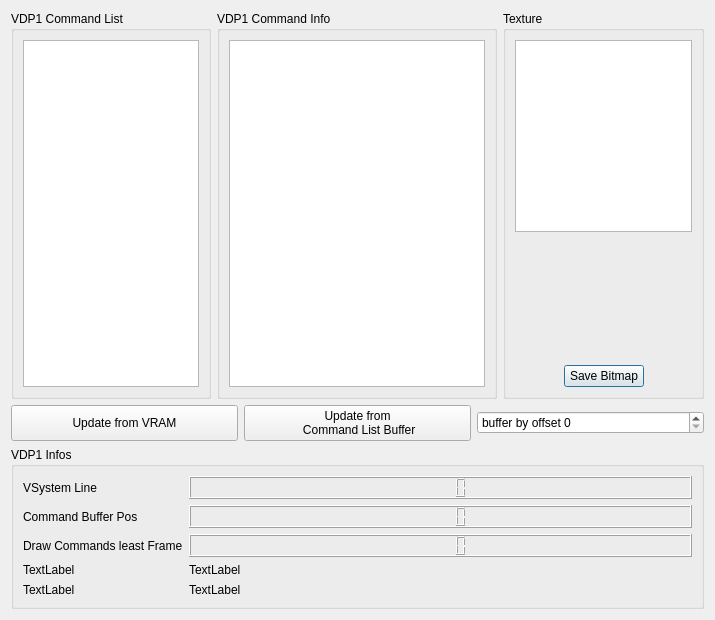
<?xml version="1.0" encoding="UTF-8"?>
<ui version="4.0">
 <class>UIDebugVDP1</class>
 <widget class="QDialog" name="UIDebugVDP1">
  <property name="geometry">
   <rect>
    <x>0</x>
    <y>0</y>
    <width>715</width>
    <height>620</height>
   </rect>
  </property>
  <property name="windowTitle">
   <string>Debug VDP1</string>
  </property>
  <property name="autoFillBackground">
   <bool>false</bool>
  </property>
  <layout class="QVBoxLayout" name="verticalLayout_12">
   <item>
    <layout class="QHBoxLayout" name="horizontalLayout_6">
     <item>
      <widget class="QGroupBox" name="gbCommandList">
       <property name="title">
        <string>VDP1 Command List</string>
       </property>
       <layout class="QVBoxLayout" name="verticalLayout_10">
        <item>
         <widget class="QListWidget" name="lwCommandList"/>
        </item>
       </layout>
      </widget>
     </item>
     <item>
      <widget class="QGroupBox" name="gbCommandInfo">
       <property name="title">
        <string>VDP1 Command Info</string>
       </property>
       <layout class="QVBoxLayout" name="verticalLayout_11">
        <item>
         <widget class="QPlainTextEdit" name="pteCommandInfo">
          <property name="sizePolicy">
           <sizepolicy hsizetype="MinimumExpanding" vsizetype="Expanding">
            <horstretch>0</horstretch>
            <verstretch>0</verstretch>
           </sizepolicy>
          </property>
          <property name="readOnly">
           <bool>true</bool>
          </property>
         </widget>
        </item>
       </layout>
      </widget>
     </item>
     <item>
      <layout class="QVBoxLayout" name="verticalLayout_9">
       <item>
        <widget class="QGroupBox" name="gbTexture">
         <property name="sizePolicy">
          <sizepolicy hsizetype="Preferred" vsizetype="Preferred">
           <horstretch>0</horstretch>
           <verstretch>0</verstretch>
          </sizepolicy>
         </property>
         <property name="title">
          <string>Texture</string>
         </property>
         <layout class="QVBoxLayout" name="verticalLayout_5">
          <item>
           <widget class="QGraphicsView" name="gvTexture">
            <property name="sizePolicy">
             <sizepolicy hsizetype="Expanding" vsizetype="Expanding">
              <horstretch>0</horstretch>
              <verstretch>0</verstretch>
             </sizepolicy>
            </property>
            <property name="sizeIncrement">
             <size>
              <width>0</width>
              <height>0</height>
             </size>
            </property>
           </widget>
          </item>
          <item>
           <spacer name="verticalSpacer">
            <property name="orientation">
             <enum>Qt::Vertical</enum>
            </property>
            <property name="sizeHint" stdset="0">
             <size>
              <width>20</width>
              <height>40</height>
             </size>
            </property>
           </spacer>
          </item>
          <item>
           <layout class="QHBoxLayout" name="horizontalLayout_2">
            <item>
             <spacer name="horizontalSpacer">
              <property name="orientation">
               <enum>Qt::Horizontal</enum>
              </property>
              <property name="sizeHint" stdset="0">
               <size>
                <width>40</width>
                <height>20</height>
               </size>
              </property>
             </spacer>
            </item>
            <item>
             <widget class="QPushButton" name="pbSaveBitmap">
              <property name="text">
               <string>Save Bitmap</string>
              </property>
             </widget>
            </item>
            <item>
             <spacer name="horizontalSpacer_2">
              <property name="orientation">
               <enum>Qt::Horizontal</enum>
              </property>
              <property name="sizeHint" stdset="0">
               <size>
                <width>40</width>
                <height>20</height>
               </size>
              </property>
             </spacer>
            </item>
           </layout>
          </item>
         </layout>
        </widget>
       </item>
      </layout>
     </item>
    </layout>
   </item>
   <item>
    <layout class="QHBoxLayout" name="horizontalLayout_7">
     <property name="sizeConstraint">
      <enum>QLayout::SetMinimumSize</enum>
     </property>
     <item>
      <widget class="QPushButton" name="dbbButtons">
       <property name="sizePolicy">
        <sizepolicy hsizetype="Minimum" vsizetype="Minimum">
         <horstretch>0</horstretch>
         <verstretch>0</verstretch>
        </sizepolicy>
       </property>
       <property name="layoutDirection">
        <enum>Qt::RightToLeft</enum>
       </property>
       <property name="text">
        <string>Update from VRAM</string>
       </property>
      </widget>
     </item>
     <item>
      <widget class="QPushButton" name="bFromCommandListBuffer">
       <property name="sizePolicy">
        <sizepolicy hsizetype="Minimum" vsizetype="Minimum">
         <horstretch>0</horstretch>
         <verstretch>0</verstretch>
        </sizepolicy>
       </property>
       <property name="layoutDirection">
        <enum>Qt::RightToLeft</enum>
       </property>
       <property name="text">
        <string>Update from
 Command List Buffer</string>
       </property>
      </widget>
     </item>
     <item>
      <widget class="QSpinBox" name="sbCommandListOffset">
       <property name="suffix">
        <string/>
       </property>
       <property name="prefix">
        <string>buffer by offset </string>
       </property>
       <property name="maximum">
        <number>2000</number>
       </property>
      </widget>
     </item>
    </layout>
   </item>
   <item>
    <widget class="QGroupBox" name="gridGroupBox">
     <property name="enabled">
      <bool>true</bool>
     </property>
     <property name="autoFillBackground">
      <bool>true</bool>
     </property>
     <property name="title">
      <string>VDP1 Infos</string>
     </property>
     <property name="flat">
      <bool>false</bool>
     </property>
     <layout class="QFormLayout" name="_2">
      <property name="sizeConstraint">
       <enum>QLayout::SetNoConstraint</enum>
      </property>
      <property name="fieldGrowthPolicy">
       <enum>QFormLayout::AllNonFixedFieldsGrow</enum>
      </property>
      <property name="rowWrapPolicy">
       <enum>QFormLayout::DontWrapRows</enum>
      </property>
      <item row="0" column="0">
       <widget class="QLabel" name="label">
        <property name="text">
         <string>VSystem Line</string>
        </property>
       </widget>
      </item>
      <item row="0" column="1">
       <widget class="QLCDNumber" name="lcdNVLine">
        <property name="font">
         <font>
          <family>MS Shell Dlg 2</family>
          <pointsize>8</pointsize>
         </font>
        </property>
        <property name="autoFillBackground">
         <bool>false</bool>
        </property>
        <property name="frameShape">
         <enum>QFrame::Box</enum>
        </property>
        <property name="frameShadow">
         <enum>QFrame::Raised</enum>
        </property>
        <property name="smallDecimalPoint">
         <bool>false</bool>
        </property>
        <property name="mode">
         <enum>QLCDNumber::Dec</enum>
        </property>
        <property name="segmentStyle">
         <enum>QLCDNumber::Filled</enum>
        </property>
       </widget>
      </item>
      <item row="1" column="0">
       <widget class="QLabel" name="label_2">
        <property name="text">
         <string>Command Buffer Pos</string>
        </property>
       </widget>
      </item>
      <item row="1" column="1">
       <widget class="QLCDNumber" name="lcdNCmdBufferPos"/>
      </item>
      <item row="3" column="0">
       <widget class="QLabel" name="label_3">
        <property name="text">
         <string>TextLabel</string>
        </property>
       </widget>
      </item>
      <item row="3" column="1">
       <widget class="QLabel" name="label_4">
        <property name="text">
         <string>TextLabel</string>
        </property>
       </widget>
      </item>
      <item row="4" column="0">
       <widget class="QLabel" name="label_5">
        <property name="text">
         <string>TextLabel</string>
        </property>
       </widget>
      </item>
      <item row="4" column="1">
       <widget class="QLabel" name="label_6">
        <property name="text">
         <string>TextLabel</string>
        </property>
       </widget>
      </item>
      <item row="2" column="0">
       <widget class="QLabel" name="label_7">
        <property name="text">
         <string>Draw Commands least Frame</string>
        </property>
       </widget>
      </item>
      <item row="2" column="1">
       <widget class="QLCDNumber" name="lcdNDrawsLastFrame"/>
      </item>
     </layout>
    </widget>
   </item>
  </layout>
 </widget>
 <resources/>
 <connections/>
</ui>
